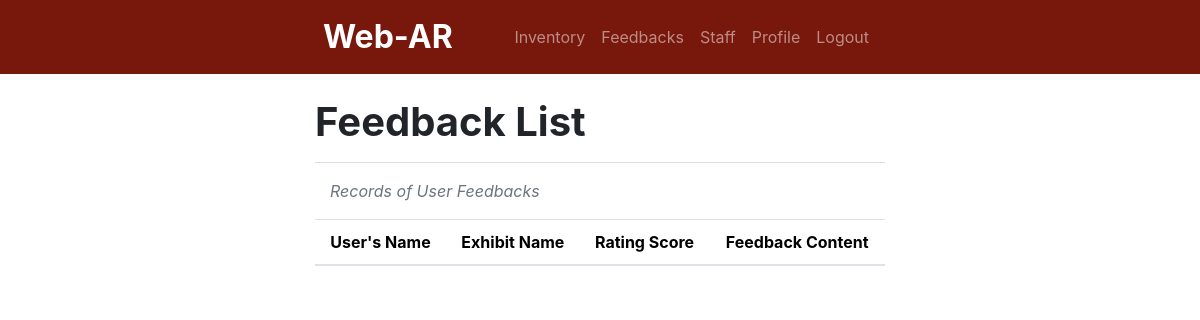
Before: /inventory/feedback.php (signed in) with the older database file.
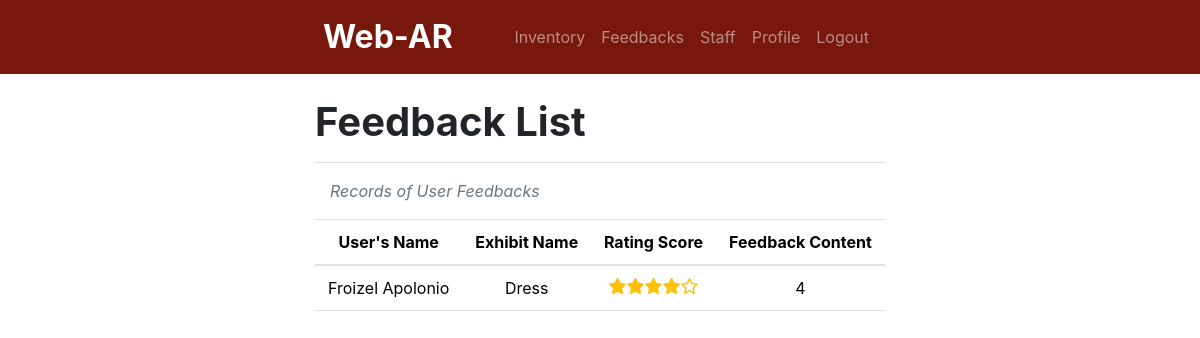
After: the same page with the newer database file.
### tables this page shows
CREATE TABLE `feedback` (
  `ID` int(11) NOT NULL,
  `userID` int(11) NOT NULL,
  `exhibitID` int(11) NOT NULL,
  `ratingScore` tinyint(1) NOT NULL,
  `feedbackContent` text NOT NULL,
  `feedbackDate` date NOT NULL
);

CREATE TABLE `user` (
  `userID` int(11) NOT NULL,
  `user_name` text NOT NULL,
  `userEmail` text NOT NULL
);

CREATE TABLE `exhibit` (
  `exhibitID` int(11) NOT NULL,
  `exhibitCode` varchar(255) NOT NULL,
  `exhibitName` varchar(255) NOT NULL,
  `exhibitInformation` longtext NOT NULL,
  `exhibitModel` longtext NOT NULL,
  `isActive` tinyint(1) NOT NULL DEFAULT 1 COMMENT '1 - active'
);

### inventory/feedback.php (the view, shortened to what this page needs)
<?php
    include '../header.php';
    include 'navbar.php';
    include '../db_connect.php';
?>
<div class="container w-50">
    <h1 class="text-start fw-bold mt-4">Feedback List</h1>
    <hr style="height:1px;border-width:0;color:gray;background-color:gray">
    <div class="container d-flex justify-content-between align-items-center">
        <p class="text-muted fst-italic">Records of User Feedbacks</p>
    </div>
    <div class="table-responsive">
        <table class="table table-hover">
            <thead class="text-center">
                <tr>
                    <th scope="col">User's Name</th>
                    <th scope="col">Exhibit Name</th>
                    <th scope="col">Rating Score</th>
                    <th scope="col">Feedback Content</th>
                </tr>
            </thead>
            <tbody>
                <?php
                $q = "SELECT feedback.*, user.user_name, exhibit.exhibitName
                    FROM feedback
                    LEFT JOIN exhibit ON feedback.exhibitID = exhibit.exhibitID
                    LEFT JOIN user ON feedback.userID = user.userID";
                $r = mysqli_query($conn, $q);
                while ($row = mysqli_fetch_assoc($r)) {
                    $userName            = $row['user_name'];
                    $exhibitName         = $row['exhibitName'];
                    $userRating          = $row['ratingScore'];
                    $userFeedback        = $row['feedbackContent'];
                    ?>
                    <tr>
                        <td class="text-center"> <?php echo $userName;?></td>
                        <td class= "text-center"><?php echo $exhibitName; ?></td>
                        <td class="text-center">
                            <?php
                            for ($i = 1; $i <= 5; $i++) {
                                if ($i <= $userRating) {
                                    echo '<i class="fa-solid fa-star text-warning"></i>';
                                } else {
                                    echo '<i class="fa-regular fa-star text-warning"></i>';
                                }
                            }
                            ?>
                        </td>
                        <td class="text-center"><?php echo $userFeedback; ?></td>
                    </tr>
                <?php
                }
                ?>
            </tbody>
        </table>
    </div>
</div>

### header.php (shortened to what this page needs)
<head>
    <link href="https://cdn.jsdelivr.net/npm/bootstrap@5.3.1/dist/css/bootstrap.min.css" rel="stylesheet">
    <link rel="stylesheet" href="https://stackpath.bootstrapcdn.com/bootstrap/4.5.2/css/bootstrap.min.css">
    <link rel="stylesheet" href="https://cdnjs.cloudflare.com/ajax/libs/font-awesome/6.0.0-beta3/css/all.min.css">
</head>

### inventory/navbar.php (shortened to what this page needs)
<nav class="navbar navbar-expand-lg navbar-dark">
    <div class="container-fluid w-50 d-flex justify-content-between align-items-center">
        <a class="navbar-brand" href="index.php">Web-AR</a>
        <?php if (isset($_SESSION['user_authenticated'])): ?>
            <div class="collapse navbar-collapse" id="navbarNav">
                <ul class="navbar-nav ms-auto text-end">
                    <?php if ($_SESSION['user_role'] == 'Admin'): ?>
                        <li class="nav-item">
                            <a class="nav-link" href="dashboard.php">Inventory</a>
                        </li>
                        <li class="nav-item">
                            <a class="nav-link" href="feedback.php">Feedbacks</a>
                        </li>
                        <li class="nav-item">
                            <a class="nav-link" href="staff.php">Staff</a>
                        </li>
                        <li class="nav-item">
                            <a class="nav-link" href="profile.php">Profile</a>
                        </li>
                    <?php endif; ?>
                    <li class="nav-item">
                        <a class="nav-link" href="logout.php">Logout</a>
                    </li>
                </ul>
            </div>
        <?php endif; ?>
    </div>
</nav>

### inventory/navbar.php (style rules this page uses)
.navbar-brand { font-size: 2rem; font-weight: bold; }
.navbar { background-color: #78180c; }

Changed rows visible on the page:
added feedback: userID.user_name "Froizel Apolonio", exhibitID.exhibitName "Dress", ratingScore 4 (drawn), feedbackContent "4"
